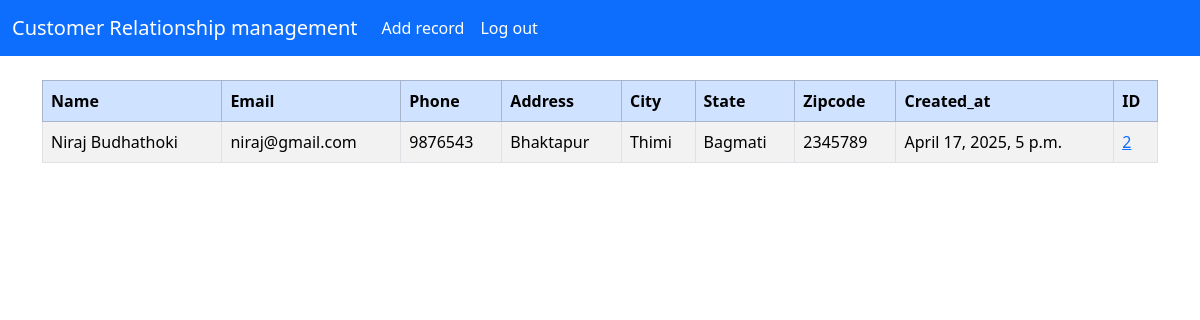
The app's page / (signed in), older data.
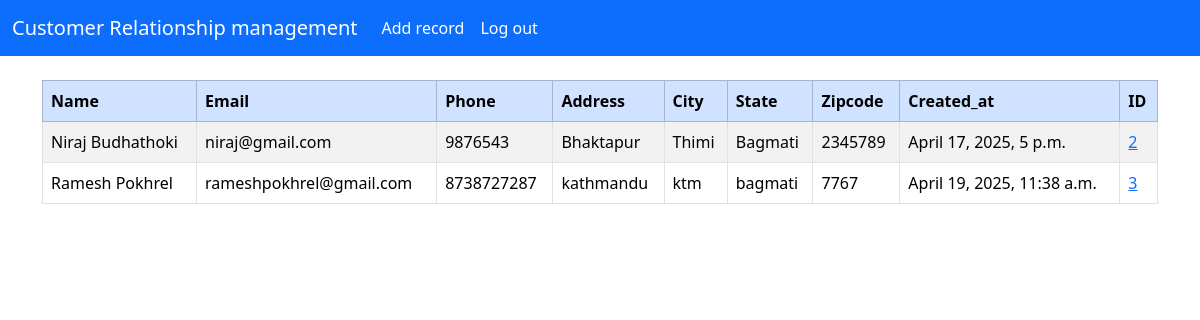
The same page, newer data.
### website/models.py (models this page shows, shortened)
class Record(models.Model):
	created_at = models.DateTimeField(auto_now_add=True)
	first_name = models.CharField(max_length=50)
	last_name =  models.CharField(max_length=50)
	email =  models.CharField(max_length=100)
	phone = models.CharField(max_length=15)
	address =  models.CharField(max_length=100)
	city =  models.CharField(max_length=50)
	state =  models.CharField(max_length=50)
	zipcode =  models.CharField(max_length=20)

### website/views.py (the view)
# urls.py: 2. Add a URL to urlpatterns:  path('', views.home, name='home')
def home(request):
    records = Record.objects.all()
    if request.method == 'POST':
        username = request.POST['username']
        password = request.POST['password']
        user = authenticate(request, username=username, password=password)
        if user is not None:
            login(request, user)
            messages.success(request, "You have been logged In!")
            return redirect('home')
        else:
            messages.success(request,"There was an error logging in . Try again later" )
            return redirect('home')
    else:
        return render(request, 'home.html',{'records':records})

### templates/home.html (shortened to what this page needs)
{% extends 'base.html' %}
{% block content %}
{% if user.is_authenticated %}
<table class="table table-striped table-hover table-bordered" >
  <thead class="table-primary">
    <tr>
      <th scope="col">Name</th>
      <th scope="col">Email</th>
      <th scope="col">Phone</th>
      <th scope="col">Address</th>
      <th scope="col">City</th>
      <th scope="col">State</th>
      <th scope="col">Zipcode</th>
      <th scope="col">Created_at</th>
      <th scope="col">ID</th>
    </tr>
  </thead>
  <tbody>
      {% if records %}
      {% for record in records %}
      <tr>
        <td>{{ record.first_name }}
        {{ record.last_name }}</td>
        <td>{{ record.email }}</td>
        <td>{{ record.phone }}</td>
        <td>{{ record.address }}</td>
        <td>{{ record.city }}</td>
        <td>{{ record.state }}</td>
        <td>{{ record.zipcode }}</td>
        <td>{{ record.created_at }}</td>
        <td><a href="{% url 'record' record.id %}">{{ record.id }}</a></td>
        </tr>
        {% endfor %}
        {% endif %}
  </tbody>
</table>
{%  endif %}
{% endblock %}

### templates/base.html (shortened to what this page needs)
<!doctype html>
<html lang="en">
  <head>
    <link href="https://cdn.jsdelivr.net/npm/bootstrap@5.3.5/dist/css/bootstrap.min.css" rel="stylesheet">
  </head>
  <body>
    {% include 'navbar.html' %}
    <div class="container">
        <br>
            {% block content %}
            {% endblock %}
    </div>
  </body>
</html>

### templates/navbar.html (shortened to what this page needs)
<nav class="navbar navbar-expand-lg navbar-dark bg-primary">
    <div class="container-fluid">
            <a class="navbar-brand" href="{% url 'home' %}">Customer Relationship management</a>
            <div class="collapse navbar-collapse" id="navbarSupportedContent">
                <ul class="navbar-nav me-auto mb-2 mb-lg-0">
                {% if user.is_authenticated %}
                <li class="nav-item">
                    <a class="nav-link text-white" href="{% url 'add_record' %}">Add record</a>
                </li>
                <li class="nav-item">
                    <a class="nav-link text-white" href="{% url 'logout' %}">Log out</a>
                </li>
                {% endif %}
                </ul>
            </div>
            </div>
        </nav>

Row changes from the older to the newer data that the page shows:
added Record: first_name "Ramesh", last_name "Pokhrel", email "rameshpokhrel@gmail.com", phone "8738727287", address "kathmandu", city "ktm", state "bagmati", zipcode "7767", created_at "April 19, 2025, 11:38 a.m.", id "3"
